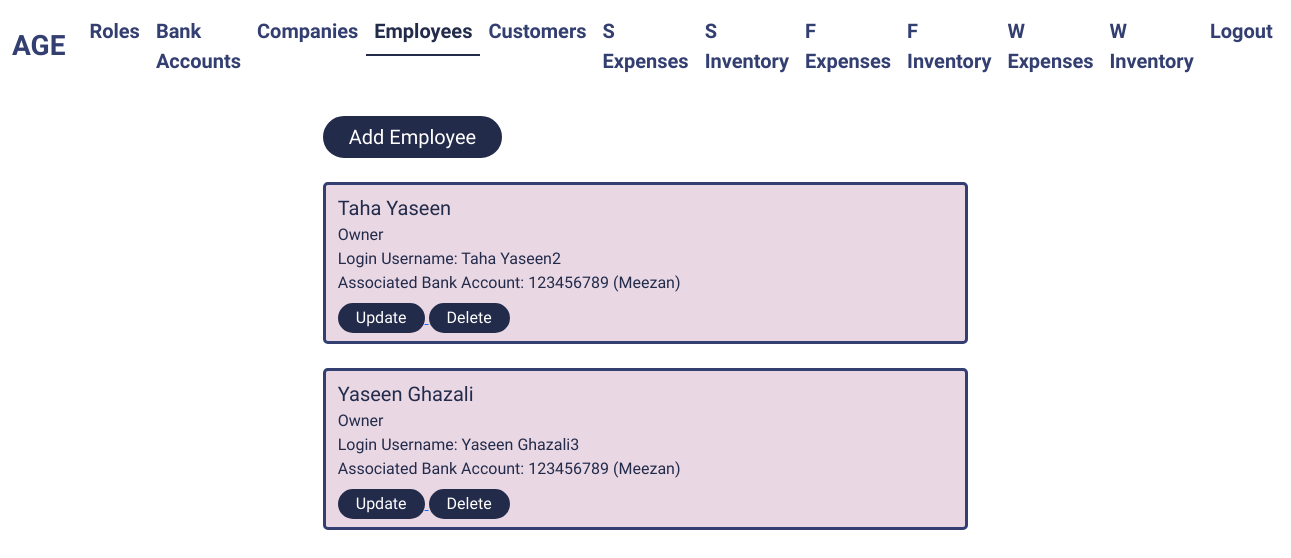
The page /employees/ (signed in) on the database as committed earlier.
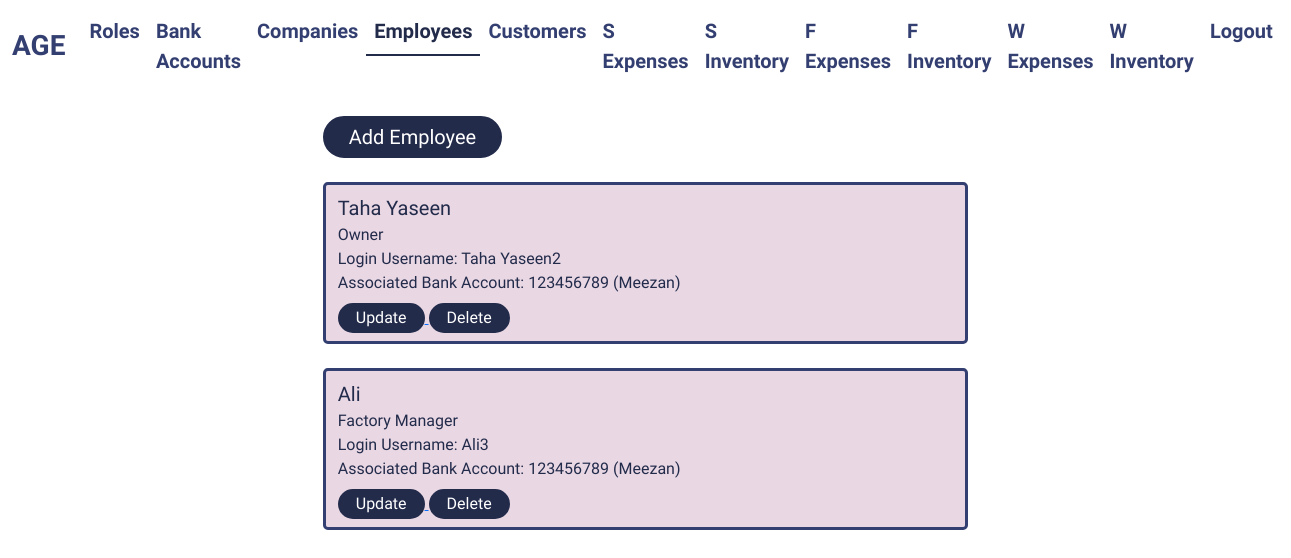
The same page on the database as committed later.
### employee/models.py (models this page shows)
class Employee(models.Model):
    name = models.CharField(max_length=255)
    associated_role = models.ForeignKey("role.Role", on_delete=models.SET_NULL, null=True)
    associated_bank_account = models.ForeignKey("bank_account.BankAccount", on_delete=models.SET_NULL, null=True)
    associated_user = models.ForeignKey(User, on_delete=models.CASCADE)

### role/models.py (models this page shows)
class Role(models.Model):
    role = models.CharField(max_length=255, unique=True)
    access_to_shop_management = models.BooleanField()
    access_to_factory_management = models.BooleanField()
    access_to_warehouse_management = models.BooleanField()

### bank_account/models.py (models this page shows)
class BankAccount(models.Model):
    associated_bank = models.ForeignKey(Bank, on_delete=models.CASCADE)
    account_number = models.IntegerField(unique=True)

class Bank(models.Model):
    name = models.CharField(max_length=255)

### employee/views.py (the view)
# urls.py: path("", views.employees_view, name="employees"),
def employees_view(request):
    page_title = "Employees"
    if not request.user.is_superuser:
        return redirect("home")
    employees = Employee.objects.all()
    context = {"page_title": page_title, "employees": employees}
    return render(request, "employees.html", context)

### employee/templates/employees.html (shortened to what this page needs)
{% extends "layout.html" %} {% block content %}
<div class="col-lg-6 col-md-9 col-11 mx-auto">
	<a href="{% url 'add_employee' %}">
		<button class="mt-4 px-4 py-1 rounded-pill fs-5">Add Employee</button>
	</a>
	{% for employee in employees %}
	<div class="container mt-4 py-2 rounded-3">
		<p class="m-0 fs-5">{{employee.name}}</p>
		<p class="m-0 fs-6">{{employee.associated_role.role}}</p>
		<p class="m-0 fs-6">
			Login Username: {{employee.associated_user.username}}
		</p>
		{% if employee.associated_bank_account %}
		<p class="m-0 fs-6">
			Associated Bank Account:
			{{employee.associated_bank_account.account_number}}
			({{employee.associated_bank_account.associated_bank.name}})
		</p>
		{% endif %}
		<a href="{% url 'update_employee' employee.id %}">
			<button class="px-3 rounded-pill fs-6">Update</button>
		</a>
		<a href="{% url 'delete_employee' employee.id %}">
			<button class="px-3 rounded-pill fs-6">Delete</button>
		</a>
	</div>
	{% endfor %}
</div>
{% endblock content %}

### templates/layout.html (shortened to what this page needs)
<!DOCTYPE html>
{% load static %}
<html lang="en">
	<head>
		<link
			href="https://cdn.jsdelivr.net/npm/bootstrap@5.0.2/dist/css/bootstrap.min.css"
			rel="stylesheet"
 />
		<link rel="stylesheet" href="{% static 'styles/style.css' %}" />
	</head>
	<body>
		<div class="mb-3">
			{% include "navigation.html" %} {% block content %}{% endblock content %}
		</div>
	</body>
</html>

### templates/navigation.html (shortened to what this page needs)
<nav class="navbar navbar-expand-lg">
    <div class="container-fluid">
        <a class="navbar-brand fs-3" href="{% url 'home' %}">AGE</a>
        <div class="collapse navbar-collapse" id="navbarScroll">
            <ul class="navbar-nav mx-auto mb-2 mb-md-0">
                    {% if request.user.is_authenticated %}
                    {% if request.user.is_superuser %}
                    <li class="nav-item">
                        <a class="{% if 'roles' in request.path %}selected {% endif %}nav-link fs-5" aria-current="page" href="{% url 'roles' %}">Roles</a>
                    </li>
                    <li class="nav-item">
                        <a class="{% if 'bank_accounts' in request.path %}selected {% endif %}nav-link fs-5" aria-current="page" href="{% url 'bank_accounts' %}">Bank Accounts</a>
                    </li>
                    <li class="nav-item">
                        <a class="{% if 'companies' in request.path %}selected {% endif %}nav-link fs-5" aria-current="page" href="{% url 'companies' %}">Companies</a>
                    </li>
                    <li class="nav-item">
                        <a class="{% if 'employees' in request.path %}selected {% endif %}nav-link fs-5" aria-current="page" href="{% url 'employees' %}">Employees</a>
                    </li>
                    {% endif %}
                    {% if has_access_to_shop_management or request.user.is_superuser %}
                    <li class="nav-item">
                        <a class="{% if 'customers' in request.path %}selected {% endif %}nav-link fs-5" aria-current="page" href="{% url 'customers' %}">Customers</a>
                    </li>
                    {% endif %}
                    {% if has_access_to_shop_management or request.user.is_superuser %}
                    <li class="nav-item">
                        <a class="{% if 'expenses/shop' in request.path %}selected {% endif %}nav-link fs-5" aria-current="page" href="{% url 'expenses' "shop" %}">S Expenses</a>
                    </li>
                    <li class="nav-item">
                        <a class="{% if 'inventory/shop' in request.path %}selected {% endif %}nav-link fs-5" aria-current="page" href="{% url 'inventory' "shop" %}">S Inventory</a>
                    </li>
                    {% endif %}
                    {% if has_access_to_factory_management or request.user.is_superuser %}
                    <li class="nav-item">
                        <a class="{% if 'expenses/factory' in request.path %}selected {% endif %}nav-link fs-5" aria-current="page" href="{% url 'expenses' "factory" %}">F Expenses</a>
                    </li>
                    <li class="nav-item">
                        <a class="{% if 'inventory/factory' in request.path %}selected {% endif %}nav-link fs-5" aria-current="page" href="{% url 'inventory' "factory" %}">F Inventory</a>
                    </li>
                    {% endif %}
                    {% if has_access_to_warehouse_management or request.user.is_superuser %}
                    <li class="nav-item">
                        <a class="{% if 'expenses/warehouse' in request.path %}selected {% endif %}nav-link fs-5" aria-current="page" href="{% url 'expenses' "warehouse" %}">W Expenses</a>
                    </li>
                    <li class="nav-item">
                        <a class="{% if 'inventory/warehouse' in request.path %}selected {% endif %}nav-link fs-5" aria-current="page" href="{% url 'inventory' "warehouse" %}">W Inventory</a>
                    </li>
                    {% endif %}
                     <li class="nav-item">
                        <a class="{% if 'logout' in request.path %}selected {% endif %}nav-link fs-5" aria-current="page" href="{% url 'logout' %}">Logout</a>
                    </li>
                    {% else %}
                    <li class="nav-item">
                        <a class="{% if 'login' in request.path %}selected {% endif %}nav-link fs-5" aria-current="page" href="{% url 'login' %}">Login</a>
                    </li>
                    {% endif %}
            </ul>
        </div>
    </div>
</nav>

### static/styles/style.css (style rules this page uses)
body { font-family: "Neuton", serif; }
.navbar-brand, .nav-link { font-weight: bold; color: #343f71; }
.navbar-brand:hover, .nav-link:hover, .selected { font-weight: bold; color: #232b4b; }
.selected { border-bottom: #232b4b solid 2px; }
.container { background-color: #e9d8e4; border: #343f71 solid 3px; color: #232b4b; }
button { color: white; background-color: #232b4b; border: #232b4b solid 2px; }

Rows that differ between the two databases and show on the page:
removed Employee: name "Yaseen Ghazali", associated_role.role "Owner", associated_user.username "Yaseen Ghazali3", associated_bank_account.account_number "123456789", associated_bank_account.associated_bank.name "Meezan"
added Employee: name "Ali", associated_role.role "Factory Manager", associated_user.username "Ali3", associated_bank_account.account_number "123456789", associated_bank_account.associated_bank.name "Meezan"
